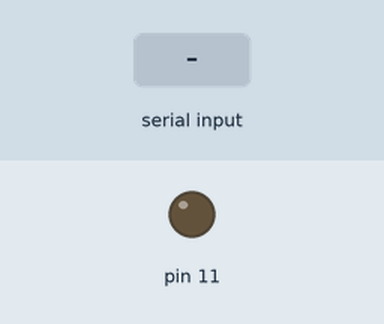
A sketch run on a simulated Arduino Uno, built with avr-gcc and run on an emulated ATmega328P. On the bench: output pins drawn as LEDs (lit = HIGH). The test bench sets the inputs (shaded band). What the sketch prints to the serial monitor is not drawn.

Above: at 1.2 s.
1.3 s: byte 30 received over Serial
At 2.4 s:
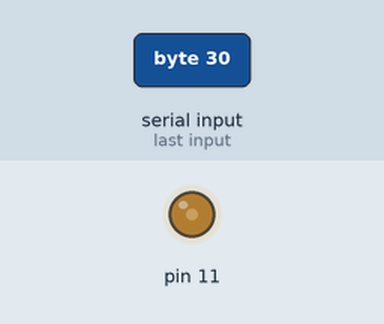
2.8 s: byte 90 received over Serial
At 3.5 s:
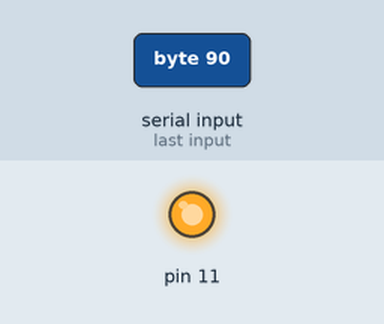
Timing chart, 0 to 5.8 s (numbered marks = the images above; inputs shaded):
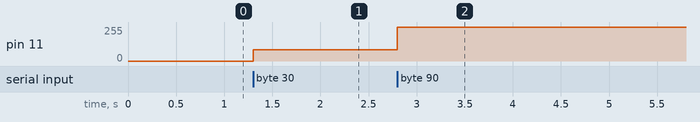

The sketch:

bluectc.ino
```cpp
 int r2=5,r3=6,r4=7,lf_rr;
char Incoming_value=0;                //Variable for storing Incoming_value
void setup()
{
 pinMode(r2,OUTPUT);
 pinMode(r3,OUTPUT);
 pinMode(r4,OUTPUT);
 Serial.begin(9600);         //Sets the data rate in bits per second (baud) for serial data transmission
                             //Sets digital pin 13 as output pin
}
void loop()
{
  if(Serial.available() > 0)
  {
    Incoming_value = Serial.read();      //Read the incoming data and store it into variable Incoming_value
    Serial.print(Incoming_value);        //Print Value of Incoming_value in Serial monitor
    Serial.print("\n");                  //New line
    lf_rr=Incoming_value;
    if(lf_rr>=0&&lf_rr<=100)
    {
      analogWrite(11,255*(lf_rr)/90);
      digitalWrite(9,LOW);
    }
    if(lf_rr==101||lf_rr==102)
    {
     digitalWrite(r2,LOW);
    }
    else if(lf_rr==103||lf_rr==104||lf_rr==105)
    {
      digitalWrite(r2,HIGH);
      digitalWrite(r3,LOW);
      digitalWrite(r4,LOW);
    }
    else if(lf_rr==106||lf_rr==107)
    {
      digitalWrite(r2,HIGH);
      digitalWrite(r3,LOW);
      digitalWrite(r4,HIGH);
    }
    else if(lf_rr==109||lf_rr==108)
    {
      digitalWrite(r2,HIGH);
      digitalWrite(r3,HIGH);
      digitalWrite(r4,LOW);
    }
    else  if(lf_rr==110||lf_rr==111)
    {
        digitalWrite(r2,HIGH);
        digitalWrite(r3,HIGH);
        digitalWrite(r4,HIGH);
    }

  }

}
```

Measured:
- after the input at 1.3 s, pin 11: 0/255 → 85/255 at once
- after the input at 2.8 s, pin 11: 85/255 → 255/255 at once
